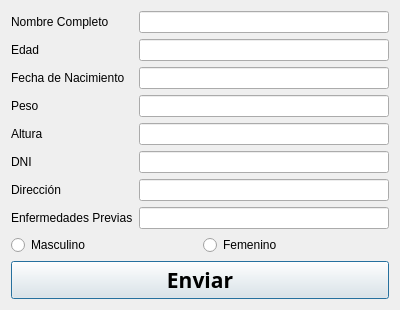
<?xml version="1.0" encoding="UTF-8"?>
<ui version="4.0">
 <class>Add_His_Med</class>
 <widget class="QDialog" name="Add_His_Med">
  <property name="geometry">
   <rect>
    <x>0</x>
    <y>0</y>
    <width>400</width>
    <height>305</height>
   </rect>
  </property>
  <property name="windowTitle">
   <string>Añadir historial médico</string>
  </property>
  <layout class="QGridLayout" name="gridLayout">
   <item row="0" column="0">
    <layout class="QHBoxLayout" name="horizontalLayout">
     <item>
      <layout class="QVBoxLayout" name="verticalLayout">
       <item>
        <widget class="QLabel" name="label_8">
         <property name="text">
          <string>Nombre Completo</string>
         </property>
        </widget>
       </item>
       <item>
        <widget class="QLabel" name="label">
         <property name="text">
          <string>Edad</string>
         </property>
        </widget>
       </item>
       <item>
        <widget class="QLabel" name="label_7">
         <property name="text">
          <string>Fecha de Nacimiento</string>
         </property>
        </widget>
       </item>
       <item>
        <widget class="QLabel" name="label_2">
         <property name="text">
          <string>Peso</string>
         </property>
        </widget>
       </item>
       <item>
        <widget class="QLabel" name="label_3">
         <property name="text">
          <string>Altura</string>
         </property>
        </widget>
       </item>
       <item>
        <widget class="QLabel" name="label_4">
         <property name="text">
          <string>DNI</string>
         </property>
        </widget>
       </item>
       <item>
        <widget class="QLabel" name="label_5">
         <property name="text">
          <string>Dirección</string>
         </property>
        </widget>
       </item>
       <item>
        <widget class="QLabel" name="label_6">
         <property name="text">
          <string>Enfermedades Previas</string>
         </property>
        </widget>
       </item>
      </layout>
     </item>
     <item>
      <layout class="QVBoxLayout" name="verticalLayout_2">
       <item>
        <widget class="QLineEdit" name="nombre"/>
       </item>
       <item>
        <widget class="QLineEdit" name="edad"/>
       </item>
       <item>
        <widget class="QLineEdit" name="fechanacimiento"/>
       </item>
       <item>
        <widget class="QLineEdit" name="peso"/>
       </item>
       <item>
        <widget class="QLineEdit" name="altura"/>
       </item>
       <item>
        <widget class="QLineEdit" name="dni"/>
       </item>
       <item>
        <widget class="QLineEdit" name="direccion"/>
       </item>
       <item>
        <widget class="QLineEdit" name="vulnerabilidad"/>
       </item>
      </layout>
     </item>
    </layout>
   </item>
   <item row="2" column="0">
    <widget class="QPushButton" name="guardarpushbuton">
     <property name="font">
      <font>
       <family>Berlin Sans FB Demi</family>
       <pointsize>16</pointsize>
       <weight>75</weight>
       <bold>true</bold>
      </font>
     </property>
     <property name="cursor">
      <cursorShape>PointingHandCursor</cursorShape>
     </property>
     <property name="text">
      <string>Enviar</string>
     </property>
    </widget>
   </item>
   <item row="1" column="0">
    <layout class="QHBoxLayout" name="horizontalLayout_2">
     <item>
      <widget class="QRadioButton" name="varon">
       <property name="text">
        <string>Masculino</string>
       </property>
      </widget>
     </item>
     <item>
      <widget class="QRadioButton" name="mujer">
       <property name="text">
        <string>Femenino</string>
       </property>
      </widget>
     </item>
    </layout>
   </item>
  </layout>
 </widget>
 <resources/>
 <connections/>
</ui>
